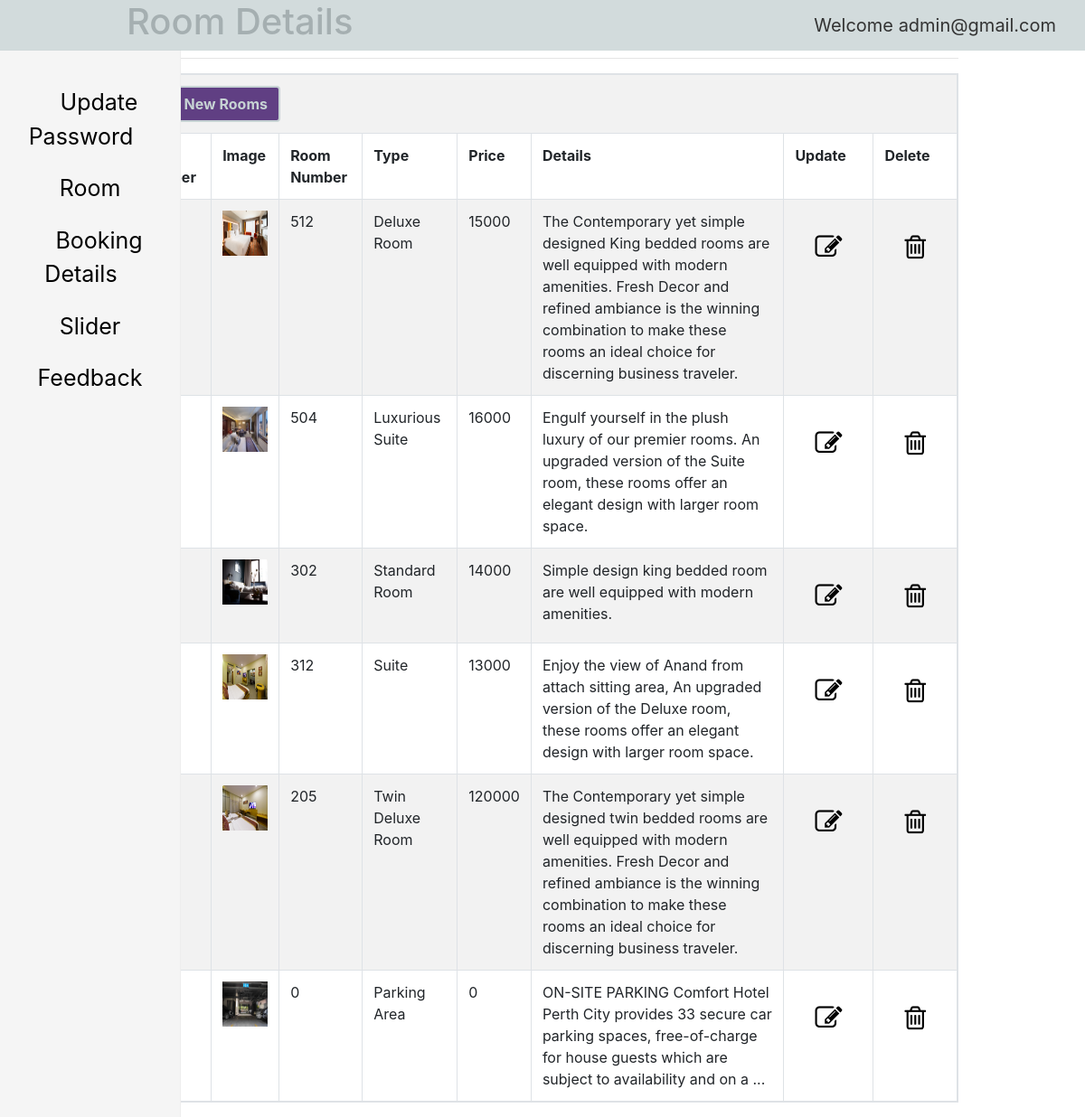
The page /admin/dashboard.php?option=rooms (signed in) on the database its author committed.
### tables this page shows
CREATE TABLE IF NOT EXISTS `rooms` (
  `id` int(11) NOT NULL,
  `room_number` int(11) NOT NULL,
  `type` varchar(100) NOT NULL,
  `price` bigint(20) NOT NULL,
  `details` text NOT NULL,
  `image` varchar(255) NOT NULL,
  `id_user` int(11) NOT NULL,
  PRIMARY KEY (`id`),
  KEY `user_id` (`id_user`)
);

### admin/rooms.php (the view, shortened to what this page needs)
<table class="table table-bordered table-responsive table-striped table-hover">
    <h1>Room Details</h1>
    <hr>
    <tr>
        <td colspan="8"><a href="dashboard.php?option=add_rooms" class="btn read-more-button">Add New Rooms</a></td>
    </tr>
    <tr>
        <th>Serial Number</th>
        <th>Image</th>
        <th>Room Number</th>
        <th>Type</th>
        <th>Price</th>
        <th>Details</th>
        <th>Update</th>
        <th>Delete</th>
    </tr>
    <?php
    $i = 1;
    $sql = mysqli_query($con, "SELECT * FROM rooms");
    while ($res = mysqli_fetch_assoc($sql)) {
        $id = $res['id'];
        $img = $res['image'];
        $path = "../image/rooms/$img";
        ?>
        <tr>
            <td><?php echo $i;
                $i++; ?></td>
            <td><img src="<?php echo $path; ?>" width="50" height="50"/></td>
            <td><?php echo $res['room_number']; ?></td>
            <td><?php echo $res['type']; ?></td>
            <td><?php echo $res['price']; ?></td>
            <td><?php echo $res['details']; ?></td>
            <td class="text-center"><a href="dashboard.php?option=update_room&id=<?php echo $id; ?>">
                    <i class="fa fa-pencil-square-o"></i>
                </a>
            </td>
            <td class="text-center"><a href="#" onclick="delRoom('<?php echo $id; ?>')">
                    <i class="fa fa-trash-o"></i>
                </a>
            </td>
        </tr>
        <?php
    }
    ?>
</table>

### admin/dashboard.css (style rules this page uses)
.read-more-button { background-color: #603F83FF; color: #C7D3D4FF; border: 2px solid #C7D3D4FF; font-weight: bold; transition: 0.3s; }
.fa-trash-o, .fa-pencil-square-o { color: #000; font-size: 30px !important; }
.fa { padding: 20px; font-size: 20px; text-align: center; margin: 5px 2px; border-radius: 50%; text-decoration: none; }

### rows shown on the page
rooms: image (picture), room_number "512", type "Deluxe Room", price "15000", details "The Contemporary yet simple designed King bedded rooms are well equipped with modern amenities. Fresh Decor and refined ambiance is the winning combination to make these rooms an ideal choice for discerning business traveler."
rooms: image (picture), room_number "504", type "Luxurious Suite", price "16000", details "Engulf yourself in the plush luxury of our premier rooms. An upgraded version of the Suite room, these rooms offer an elegant design with larger room space."
rooms: image (picture), room_number "302", type "Standard Room", price "14000", details "Simple design king bedded room are well equipped with modern amenities."
rooms: image (picture), room_number "312", type "Suite", price "13000", details "Enjoy the view of Anand from attach sitting area, An upgraded version of the Deluxe room, these rooms offer an elegant design with larger room space."
rooms: image (picture), room_number "205", type "Twin Deluxe Room", price "120000", details "The Contemporary yet simple designed twin bedded rooms are well equipped with modern amenities. Fresh Decor and refined ambiance is the winning combination to make these rooms an ideal choice for discerning business traveler."
rooms: image (picture), room_number "0", type "Parking Area", price "0", details "ON-SITE PARKING Comfort Hotel Perth City provides 33 secure car parking spaces, free-of-charge for house guests which are subject to availability and on a ..."

### other values the page prints
$admin "admin@gmail.com"
